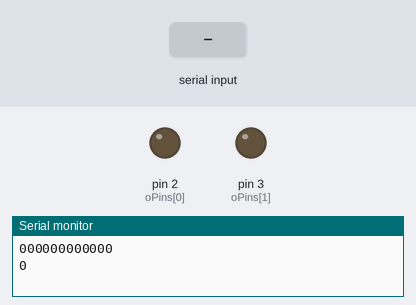
The sketch below on a simulated Arduino Uno, built with avr-gcc and run on an emulated ATmega328P. Parts: output pins drawn as LEDs (lit = HIGH), the last lines printed to the serial monitor. The test bench sets the inputs (shaded band).

Above: at 1.2 s.
1.3 s: "90,45\n" received over Serial
At 2.6 s:
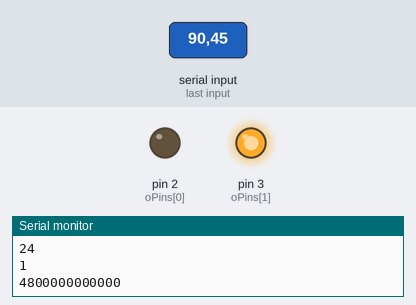
3.8 s: "5\n" received over Serial
At 4.5 s:
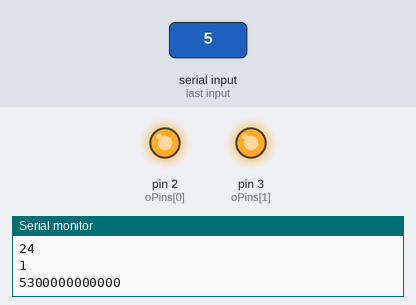
6.8 s: "30,150\n" received over Serial
At 9.6 s:
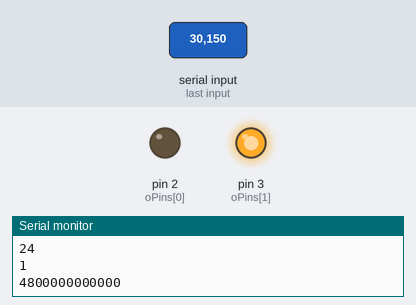
9.8 s: "1,90\n" received over Serial
At 10.3 s:
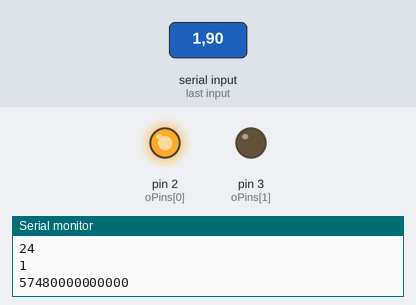
Timing chart, 0 to 13.4 s (numbered marks = the images above; inputs shaded):
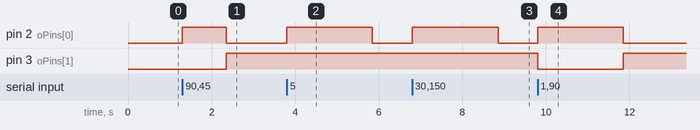

The sketch:

mark3.ino
```cpp
// init array of int representing pin states
int oPins[12] = {2, 3, 4, 5, 6, 7, 8, 9, 10, 11, 12, 13};
int state[12] = {0, 0, 0, 0, 0, 0, 0, 0, 0, 0, 0, 0};


void initPins(int* oPins){
    for (int i = 0; i < sizeof(oPins); i++) {
        pinMode(oPins[i], OUTPUT);
        digitalWrite(oPins[i], LOW);
    }
}
void serialState(){
    for (int i = 0; i < 12; i++) {
        Serial.print(state[i]);
    }
    Serial.println();
}

void setOutput(){
    for (int i = 0; i < 12; i++) {
        if (state[i] == '0') {
            digitalWrite(oPins[i], 0);
        } else {
            digitalWrite(oPins[i], 1);
        }
    }
}

void setup(){
    // call initPins to set all pins to output and set all pins to LOW
    initPins(oPins);
    // init serial communication
    Serial.begin(9600);
}

void loop(){
    // send back the state of the pins as a whole
    serialState();
    Serial.flush();
    Serial.println(Serial.parseInt());
    // read the serial port into binary state array
    String s = (String)Serial.parseInt();
    for (int i = 0; i < 12; i++) {
        state[i] = s.charAt(i);
    }
    Serial.println(sizeof(state));
    Serial.println(1);
    // update the state of the pins
    setOutput();
    // wait for 30 milliseconds to see the dimming effect
    delay(30);
}
```

Measured:
- after the input at 1.3 s, pin 2 (oPins[0]): LOW → HIGH at once, → LOW 1.0 s later; pin 3 (oPins[1]): LOW → HIGH after 1.0 s instead of 0.71 s
- after the input at 3.8 s, pin 2 (oPins[0]): LOW → HIGH at once, → LOW 2.0 s later
- after the input at 6.8 s, pin 2 (oPins[0]): LOW → HIGH at once, → LOW 2.0 s later
- after the input at 9.8 s, pin 2 (oPins[0]): LOW → HIGH at once, → LOW 2.0 s later; pin 3 (oPins[1]): HIGH → LOW at once, → HIGH 2.0 s later
